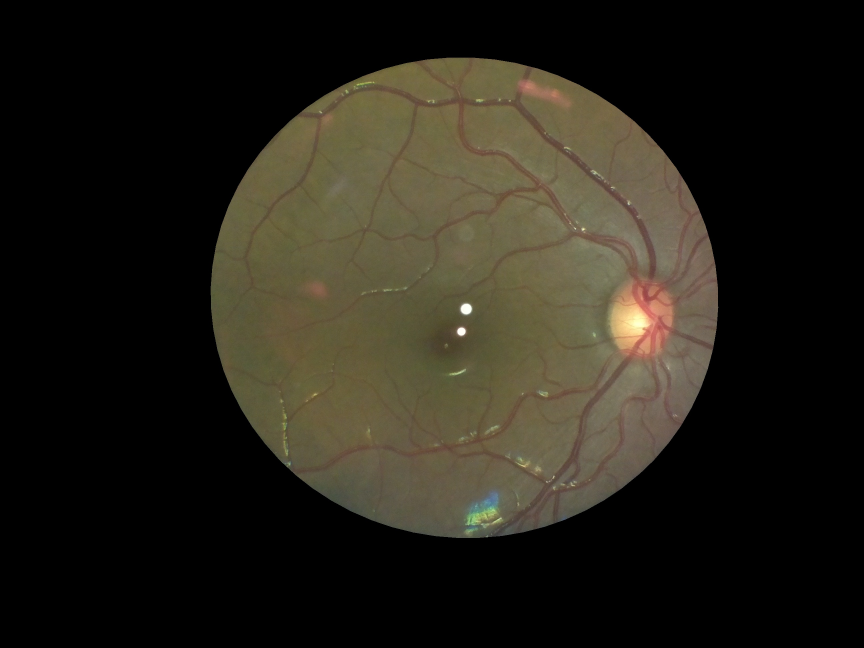
#> input picture stitching/1.jpg, 2592 x 1944 px (shown at 1/3 size)
$ python -i extract.py   (imports and definitions only)
#> lines starting #> are read from the running program, lines starting #| are printed output that depends on the picture; after the words box and inside, x2 and y2 are one past the last pixel; in counts of white or black regions, pixels touching at a corner belong together
#> in extract_fundus, test_img is the input picture: shape (1944, 2592, 3); mean B, G, R 24.4, 33.8, 37.2
import cv2
import numpy as np
import imutils

# constants for extract_circles()
center=(1386,948)
radius=804

# constants for erode_thresh()
threshold_value=65          # emperical
kernel_size=14
erosion_iterations=5


#function to extract circular region from the given image
def extract_circles(image):

    #make a zeros matrix of same dimension as image
    mask=np.zeros(image.shape[:], dtype=np.uint8)

    #draw a white circle in the mask
    cv2.circle(mask,center,radius,(255,255,255),thickness=-1)
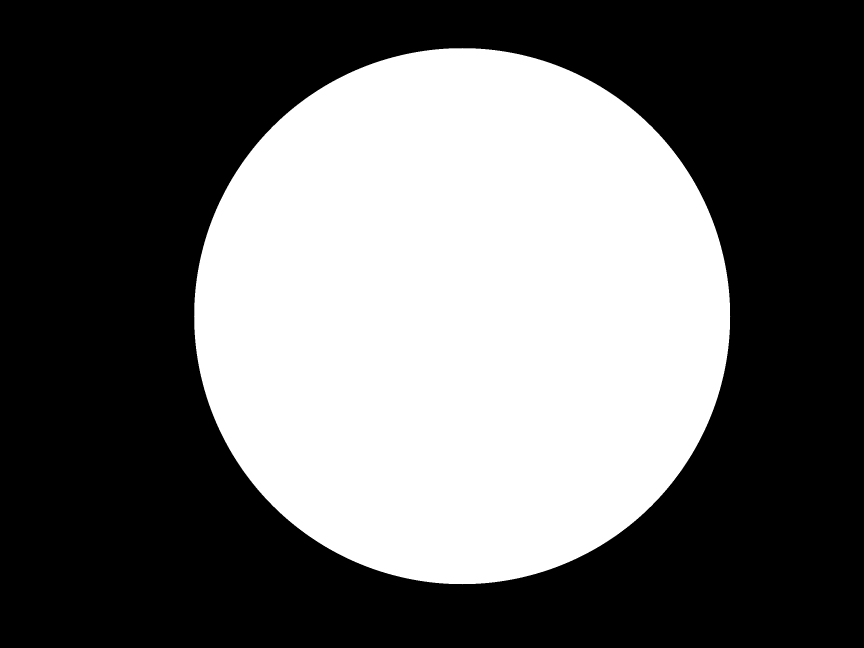
#> mask: shape (1944, 2592, 3) (shown at 1/3 size); 40.3% white; 1 white region, box (x1, y1, x2, y2) and area: (582, 144, 2191, 1753) 2030665

    # the mask will be a bgr image
    # has to be converted to grayscale for threshholding
    mask=cv2.cvtColor(mask,cv2.COLOR_BGR2GRAY)


    # threshholding the grayscale image to get a binary image, with max_value 1
    ret,mask=cv2.threshold(mask,10,1,cv2.THRESH_BINARY)

    # the mask is multiplied with all 3 channels of the original image
    b=np.multiply(image[:,:,0],mask)
    g=np.multiply(image[:,:,1],mask)
    r=np.multiply(image[:,:,2],mask)

    # img_final combines these 3 seperated channels to get the final Fundus image
    img_final=np.zeros(image.shape[:])
    img_final=np.uint8(img_final)
    img_final[:,:,0]=b
    img_final[:,:,1]=g
    img_final[:,:,2]=r

    return img_final

# function to erode and threshold a given image
def erode_thresh(image):

    image=cv2.cvtColor(image,cv2.COLOR_BGR2GRAY)

    #kernel for erosion
    kernel=np.ones((kernel_size,kernel_size),np.uint8)

    #threshold the image
    ret,threshed=cv2.threshold(image,threshold_value,255,cv2.THRESH_BINARY)
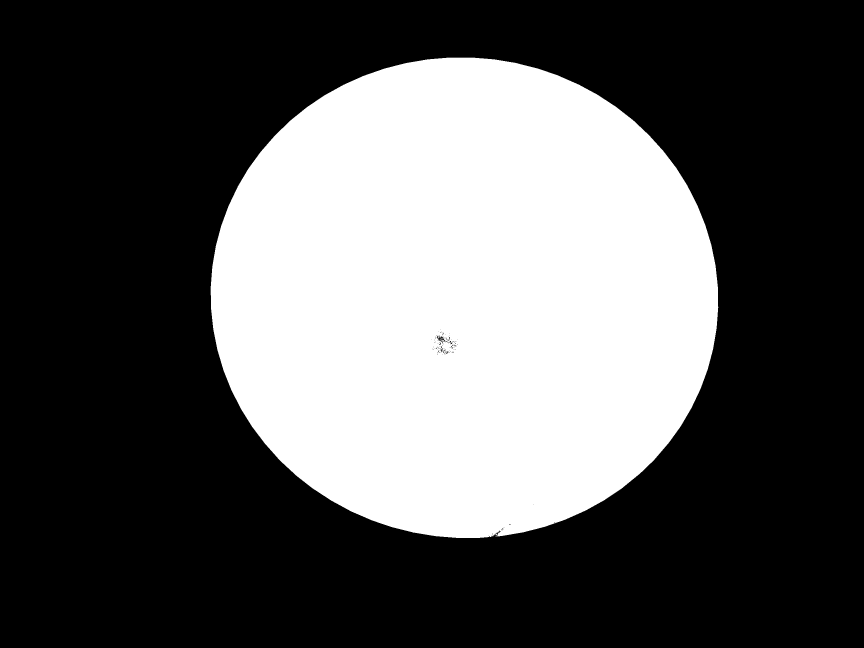
#> threshed: shape (1944, 2592) (shown at 1/3 size); 34.2% white; 6 white regions (5 under 20 px), largest, box (x1, y1, x2, y2) and area: (632, 173, 2155, 1614) 1722320
#> ret = 65

    #erode the thresholded image to smoothen the edges
    threshed=cv2.erode(threshed,kernel,iterations = erosion_iterations)
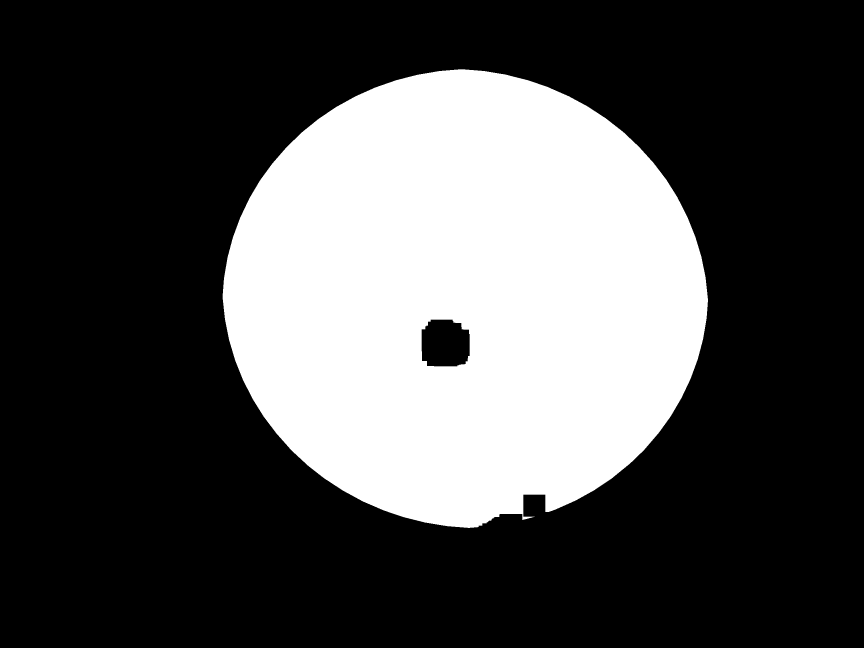
#> threshed: shape (1944, 2592) (shown at 1/3 size); 30% white; 1 white region

    #blur the image to smoothen it
    cv2.GaussianBlur(threshed,(21,21),0)

    return threshed


# function to fit an ellipse, given an image and its thresholded form
def ellipse_fit(image,cont_img):
    # to detect contours in the binary image
    contours, hierarchy = cv2.findContours(cont_img, cv2.RETR_EXTERNAL,
            cv2.CHAIN_APPROX_SIMPLE)
#> contours = 1 contour; box (x1, y1, x2, y2) and area: (668, 208, 2124, 1584) 1525736

    # make a mask of zeros
    mask=np.zeros(image.shape[:], dtype=np.uint8)

    # find the biggest contour and fit an ellipse
    c=max(contours, key=cv2.contourArea)
#> c = contour of 2072 points, box (x1, y1, x2, y2) (668, 208, 2124, 1584), area 1525736
    ellipse = cv2.fitEllipse(c)
#> ellipse = ((1395.1, 894.4), (1353.6, 1438.2), 96.53)

    # draw an ellipse of the same size on the mask
    cv2.ellipse(mask, ellipse, (255,255,255), -1)
#> mask: shape (1944, 2592, 3); 30.3% white; 1 white region, box (x1, y1, x2, y2) and area: (677, 218, 2114, 1572) 1529162


    # the mask will be a bgr image
    # has to be converted to grayscale for threshholding
    mask=cv2.cvtColor(mask,cv2.COLOR_BGR2GRAY)

    # threshholding the grayscale image to get a binary image, with max_value 1
    ret,mask=cv2.threshold(mask,10,1,cv2.THRESH_BINARY)

    # the mask is multiplied with all 3 channels of the original image
    b=np.multiply(image[:,:,0],mask)
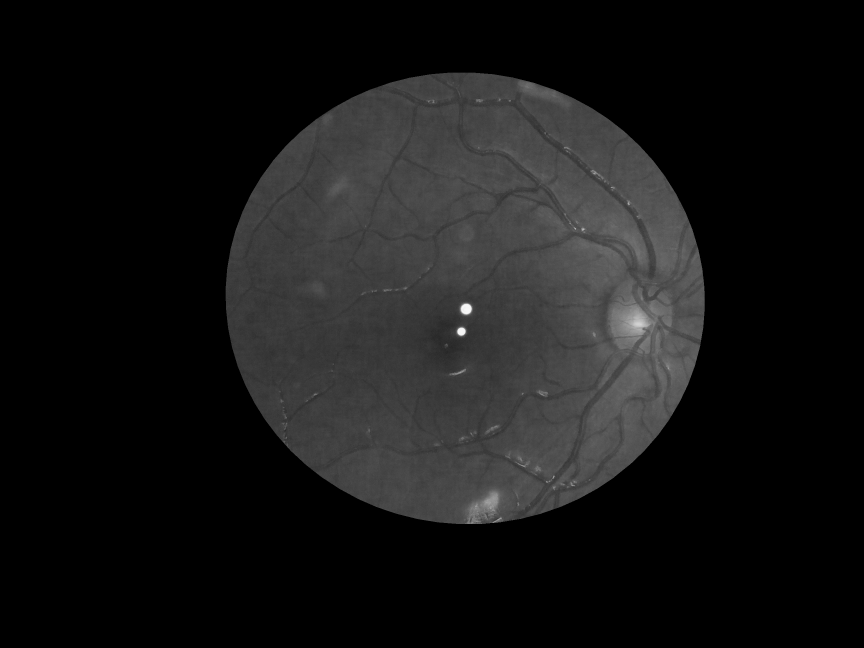
#> b: shape (1944, 2592) (shown at 1/3 size); min 0, max 250, mean 21.7
    g=np.multiply(image[:,:,1],mask)
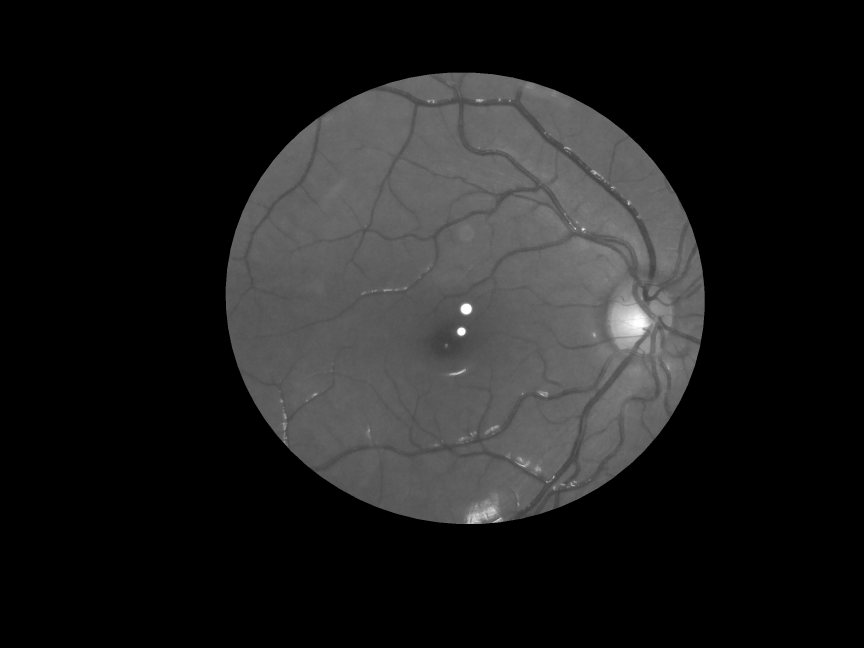
#> g: shape (1944, 2592) (shown at 1/3 size); min 0, max 255, mean 30.1
    r=np.multiply(image[:,:,2],mask)

    # img_final combines these 3 seperated channels to get the final Fundus image
    img_final=np.zeros(image.shape[:])
    img_final=np.uint8(img_final)
    img_final[:,:,0]=b
    img_final[:,:,1]=g
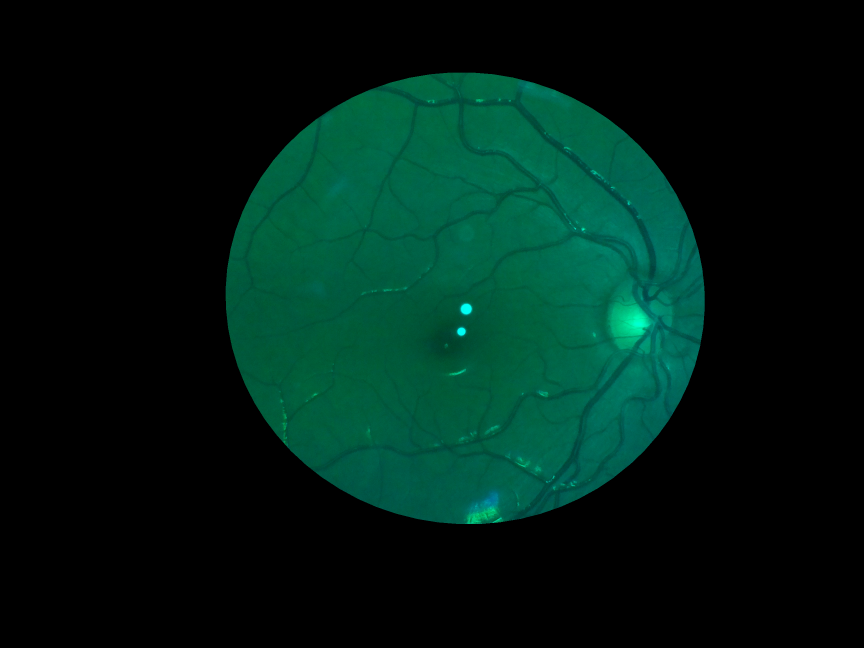
#> img_final: shape (1944, 2592, 3) (shown at 1/3 size); mean of channels 0, 1, 2 21.7, 30.1, 0; drawn as B, G, R
    img_final[:,:,2]=r
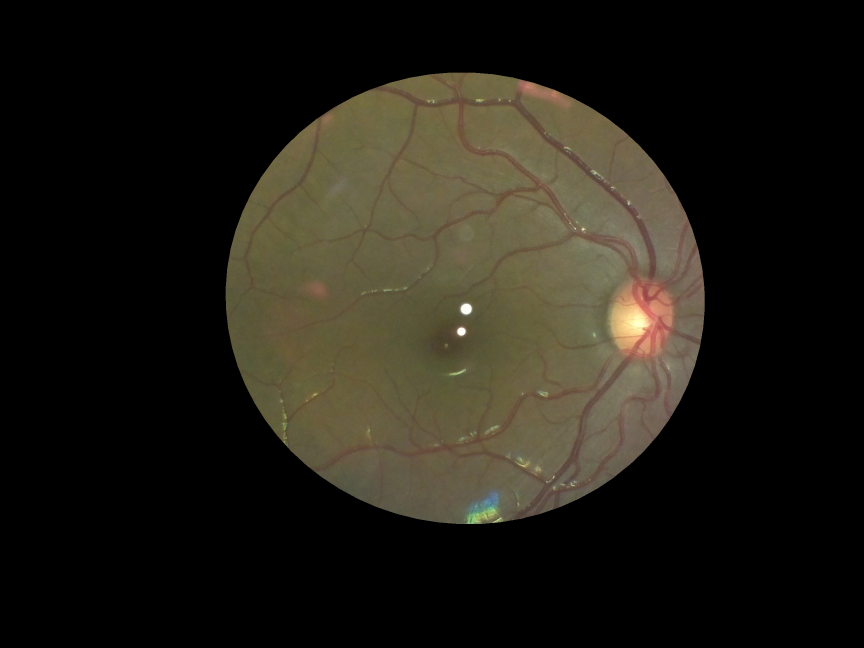
#> img_final: shape (1944, 2592, 3) (shown at 1/3 size); mean of channels 0, 1, 2 21.7, 30.1, 33.3; drawn as B, G, R

    return img_final

## Combining these functions into one simple, importable function
# Will take image (filename) as arg and return extracted numpy array
def extract_fundus(filename):
    test_img=cv2.imread(filename)
    circle=extract_circles(test_img)
    threshed_image=erode_thresh(circle)
    return ellipse_fit(circle,threshed_image)


>>> result = extract_fundus('../stitching/1.jpg')
